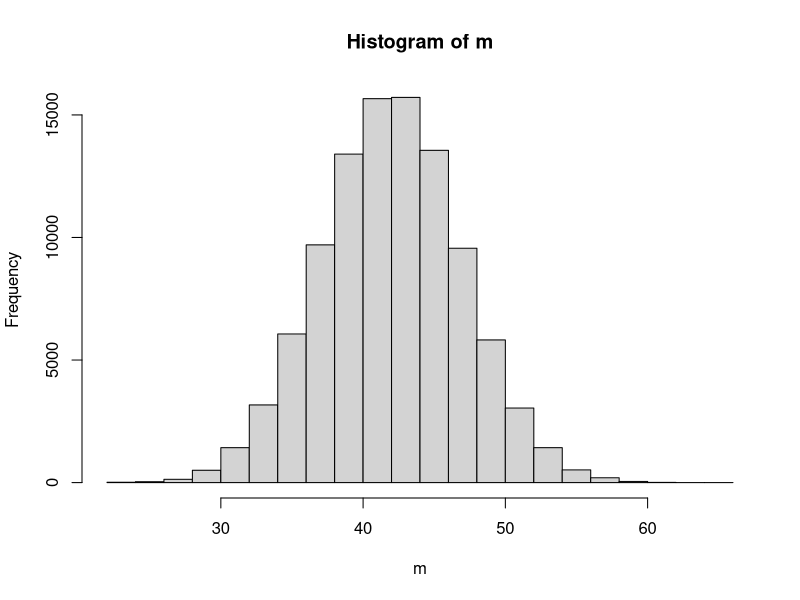

Write the R code that produced this figure. (Note: this script raises an error after producing the figure.)
n <- 100000
m <- matrix(NA, nrow = n, ncol = 1)
for (i in 1:n){
     sportklub <- sum(sample(0:1, size = 100, prob = c(0.75, 0.25), replace = T))
     rest <- 100 - sportklub
     m[i,] <- sum(sample(0:1, sportklub, c(0.2, 0.8), replace = T)) + sum(sample(0:1, rest, c(0.7, 0.3), replace = T))
}

hist(m)
quantile(m, 50)
x <- ecdf(m)
1 - x(50)


dpois(6, 4)
ppois(50, 40, lower.tail = F)


pnorm(501, 500, 10) - pnorm(499, 500, 10)


u <- runif(100000)
g <- function(x){(-2*log(1-x))^0.5}
a <- g(u)
quantile(a, 0.2)


n <- 100000
m <- matrix(NA, ncol = 1, nrow = n)
for (i in 1:n){
  ballade <- sum(sample(0:1, 30, c(1 - 1/95*35, 1/95*35), replace = T))
  rock <- 30 - ballade
  m[i,] <- sum(rnorm(ballade, 4.2, 1.3)) + sum(rnorm(rock, 3.5, 0.8))
}
mean(m)
quantile(m, 0.95)

library(mvtnorm)
mu <- c(30, 50)
sigma <- matrix(c(100, 120, 120, 400), nrow = 2)
pmvnorm(lower = c(40, 60), upper = Inf, mean = mu, sigma = sigma)



